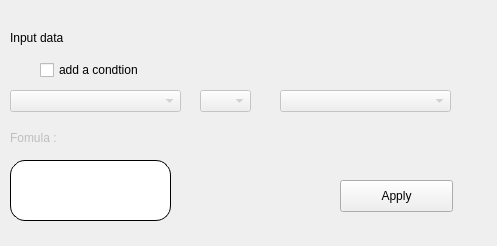
<?xml version="1.0" encoding="UTF-8"?>
<ui version="4.0">
 <class>Form</class>
 <widget class="QWidget" name="Form">
  <property name="geometry">
   <rect>
    <x>0</x>
    <y>0</y>
    <width>497</width>
    <height>246</height>
   </rect>
  </property>
  <property name="windowTitle">
   <string>Form</string>
  </property>
  <widget class="QCheckBox" name="checkBox_add_a_condition">
   <property name="geometry">
    <rect>
     <x>40</x>
     <y>60</y>
     <width>421</width>
     <height>20</height>
    </rect>
   </property>
   <property name="text">
    <string>add a condtion</string>
   </property>
  </widget>
  <widget class="QComboBox" name="comboBox_variable_inf">
   <property name="enabled">
    <bool>false</bool>
   </property>
   <property name="geometry">
    <rect>
     <x>10</x>
     <y>90</y>
     <width>171</width>
     <height>22</height>
    </rect>
   </property>
  </widget>
  <widget class="QComboBox" name="comboBox_variable_supp">
   <property name="enabled">
    <bool>false</bool>
   </property>
   <property name="geometry">
    <rect>
     <x>280</x>
     <y>90</y>
     <width>171</width>
     <height>22</height>
    </rect>
   </property>
  </widget>
  <widget class="QLabel" name="label_formula">
   <property name="enabled">
    <bool>false</bool>
   </property>
   <property name="geometry">
    <rect>
     <x>10</x>
     <y>130</y>
     <width>381</width>
     <height>16</height>
    </rect>
   </property>
   <property name="text">
    <string>Fomula :</string>
   </property>
  </widget>
  <widget class="QLabel" name="label_2">
   <property name="geometry">
    <rect>
     <x>10</x>
     <y>30</y>
     <width>451</width>
     <height>16</height>
    </rect>
   </property>
   <property name="text">
    <string>Input data</string>
   </property>
  </widget>
  <widget class="QComboBox" name="operator_2">
   <property name="enabled">
    <bool>false</bool>
   </property>
   <property name="geometry">
    <rect>
     <x>200</x>
     <y>90</y>
     <width>51</width>
     <height>22</height>
    </rect>
   </property>
  </widget>
  <widget class="QPushButton" name="applyButton">
   <property name="geometry">
    <rect>
     <x>340</x>
     <y>180</y>
     <width>113</width>
     <height>32</height>
    </rect>
   </property>
   <property name="text">
    <string>Apply</string>
   </property>
  </widget>
  <widget class="QPushButton" name="pushButton_show_hkh_website">
   <property name="geometry">
    <rect>
     <x>10</x>
     <y>160</y>
     <width>161</width>
     <height>61</height>
    </rect>
   </property>
   <property name="styleSheet">
    <string notr="true">background-color: white;
color: black;
border-style: outset;
border-width: 1px;
border-color: black;
border-radius: 15px;</string>
   </property>
   <property name="text">
    <string/>
   </property>
  </widget>
 </widget>
 <resources/>
 <connections/>
</ui>
